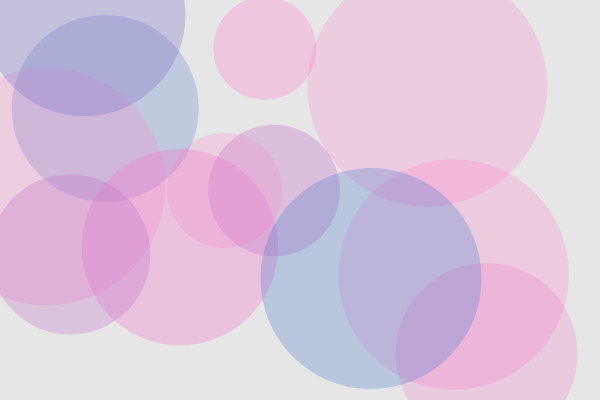
Frame 1 (no input)
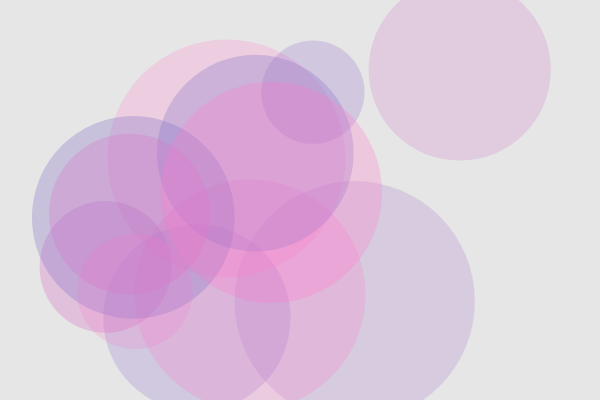
Frame 60 (no input)
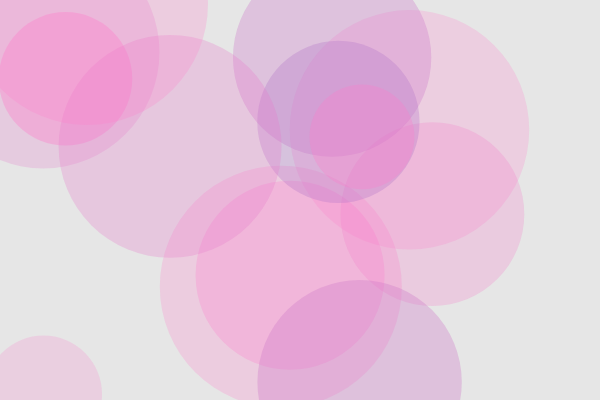
Frame 120 (the mouse pressed at the canvas centre since frame 60)

The p5.js sketch that drew these frames (run headless with seeded random() and noise() and a simulated clock; from frame 60 on, the mouse is pressed at the canvas centre):

// p5.js sketch
// ── sketch.js
// DM2008 — Activity 4b
// Objects in Motion (60 min)

// ============================
// Step 0: Global data
// ============================
let agents = []; // array to hold many objects
const NUM_START = 12; // you can tweak this

function setup() {
  createCanvas(600, 400);
  noStroke();

  // ============================
  // Step 1: Populate the array
  // - Use a loop to create multiple instances
  // - Give each instance some randomized starting values
  // ============================
  for (let i = 0; i < NUM_START; i++) {
    let x = random(width);
    let y = random(height);
    let sz = random(12, 36);
    let speedX = random(-2, 2);
    let speedY = random(-2, 2);
    //let col = random((200,255), random(51, 90),random (20, 133));
    // TODO: pass any extra properties you plan to use
    agents.push(new Agent(x, y, sz, speedX, speedY));
  }
}

function draw() {
  background(230);

  // ============================
  // Step 2: Loop through the array
  // - Call at least TWO methods on each object
  //   e.g., update() then show()
  // ============================
  for (let i = 0; i < agents.length; i++) {
    agents[i].update(); // change over time
    agents[i].show(); // draw
  }

  // ============================
  // Step 3 (optional but recommended):
  // Removal / lifespan
  // - If your objects can "die", remove them safely.
  // - Use a backward loop to avoid skipping items when splicing.
  // ============================
  for (let i = agents.length - 1; i >= 0; i--) {
    if (agents[i].life <= 0) {
      agents.splice(i, 1);
    }
  }
}

// ============================
// Step 4: Interaction (optional)
// - Add new objects with mouse clicks
// - Toggle behaviors with keys
// ============================
function mousePressed() {
  let sz = random(16, 40);
  let speedX = random(-2, 2);
  let speedY = random(-2, 2);
  agents.push(new Agent(mouseX, mouseY, sz, speedX, speedY));
}

function keyPressed() {
  // Example toggles—feel free to customize
  if (key === "C") {
    // clear all agents
    agents = [];
  }
}

// ============================
// Step 5: Define your Class
// - Must have at least 1 property that changes over time
// - Must have at least 1 method besides show()
// - Feel free to add more properties/methods
// ============================
class Agent {
  constructor(x, y, sz, speedX, speedY) {
    // Required properties
    this.x = x;
    this.y = y;
    this.sz = sz;

    // Motion
    this.dx = speedX*2;
    this.dy = speedY*3;

    // Style (customize!)
    this.h = random(330);
    this.a = random(50, 90);

    // Lifespan (optional)
    this.life = 255; // use this if you want fade/shrink/remove behavior
  }

  // Method #1: update — change over time
  update() {
    // Basic movement
    this.x += this.dx;
    this.y += this.dy;

    // Simple screen wrap (A) or bounce (B) — pick one or implement your own:

//     // (A) Wrap:
//     if (this.x > width) {
//       this.x = 0;
//     }
//     if (this.x < 0) {
//       this.x = width;
//     }
//     if (this.y > height) {
//       this.y = 0;
//     }
//     if (this.y < 0) {
//       this.y = height;
//     }

    //(B) Bounce (comment Wrap out if you use Bounce):
    if (this.x < 0 || this.x > width) {
      this.dx *= -1;
    }
    if (this.y < 0 || this.y > height) {
      this.dy *= -1;
    }
    if (this.sz += sin(frameCount * 0.10) * 0.2){
      
    }

    // Example of property changing over time:
    // subtle size pulse
    // this.sz += sin(frameCount * 0.05) * 0.2;

    // Or use a lifespan:
    // this.life -= 1;        // fade over time
    // this.sz -= 0.05;     // shrink slowly
  }

  // Method #2: show — draw the object
  show() {
    // If you use HSB, set colorMode(HSB) in setup()
    // colorMode(HSB, 360, 100, 100, 255);
    // fill(this.h, 70, 90, this.a);

    // Using RGB to keep it simple
    fill(random(50, 255) + (this.h % 200), 120, 200, this.a);
    ellipse(this.x, this.y, this.sz*8);
  }
  changeColor(){
    fill(70, random())
    ellipse(this.x, this.y, this.sz/3)
  }
  
}

/* ============================
   TODO ideas (pick at least one):
   - Add a second method besides show(), e.g., bounce(), shrink(), changeColor()
   - Make one property evolve over time (size, hue, alpha, speed)
   - Add a key or mouse interaction that changes *all* agents (loop over array)
   - Implement removal: shrink agents and splice them when too small
============================= */
